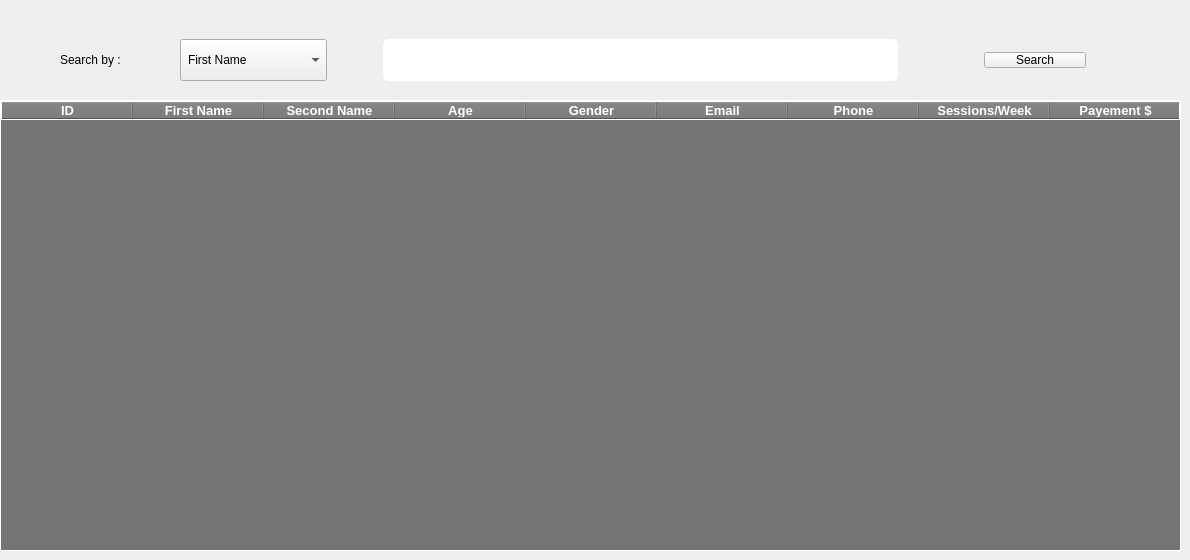
      <widget class="QWidget" name="tab_10">
       <attribute name="title">
        <string>Search for members data</string>
       </attribute>
       <widget class="QWidget" name="horizontalLayoutWidget_26">
        <property name="geometry">
         <rect>
          <x>60</x>
          <y>20</y>
          <width>1041</width>
          <height>80</height>
         </rect>
        </property>
        <layout class="QHBoxLayout" name="horizontalLayout_27">
         <item>
          <widget class="QLabel" name="label_31">
           <property name="styleSheet">
            <string notr="true">font: 600 14pt &quot;Segoe UI&quot;;</string>
           </property>
           <property name="text">
            <string>Search by : </string>
           </property>
          </widget>
         </item>
         <item>
          <widget class="QComboBox" name="comboBox_2">
           <property name="styleSheet">
            <string notr="true">margin-right:50px;
margin-left:50px;
height:40px;
width:120px;
padding-left:7px;</string>
           </property>
           <item>
            <property name="text">
             <string>First Name</string>
            </property>
           </item>
           <item>
            <property name="text">
             <string>Second Name</string>
            </property>
           </item>
           <item>
            <property name="text">
             <string>Phone Number</string>
            </property>
           </item>
           <item>
            <property name="text">
             <string>Email</string>
            </property>
           </item>
          </widget>
         </item>
         <item>
          <widget class="QLineEdit" name="lineEdit_27">
           <property name="styleSheet">
            <string notr="true">border:1px solid white;
border-radius:5px;
color:white;
height:40px;
padding-left:10px;
font: 700 14pt &quot;Segoe UI&quot;;
margin-right:80px;</string>
           </property>
          </widget>
         </item>
         <item>
          <widget class="QPushButton" name="pushButton_12">
           <property name="cursor">
            <cursorShape>PointingHandCursor</cursorShape>
           </property>
           <property name="styleSheet">
            <string notr="true">margin-right:15px;
width:100px;
font: 600 14pt &quot;Segoe UI&quot;;
heigth:60px;</string>
           </property>
           <property name="text">
            <string>Search</string>
           </property>
          </widget>
         </item>
        </layout>
       </widget>
       <widget class="QTableWidget" name="tableWidget_2">
        <property name="geometry">
         <rect>
          <x>0</x>
          <y>100</y>
          <width>1181</width>
          <height>451</height>
         </rect>
        </property>
        <property name="styleSheet">
         <string notr="true">border:0.5px solid white;
color:white;
background-color: rgb(117, 117, 117);
font-size:12pt;
font-weigth:600;</string>
        </property>
        <attribute name="horizontalHeaderDefaultSectionSize">
         <number>131</number>
        </attribute>
        <column>
         <property name="text">
          <string>ID</string>
         </property>
         <property name="font">
          <font>
           <pointsize>10</pointsize>
           <bold>true</bold>
          </font>
         </property>
        </column>
        <column>
         <property name="text">
          <string>First Name</string>
         </property>
         <property name="font">
          <font>
           <pointsize>10</pointsize>
           <bold>true</bold>
          </font>
         </property>
        </column>
        <column>
         <property name="text">
          <string>Second Name</string>
         </property>
         <property name="font">
          <font>
           <pointsize>10</pointsize>
           <bold>true</bold>
          </font>
         </property>
        </column>
        <column>
         <property name="text">
          <string>Age</string>
         </property>
         <property name="font">
          <font>
           <pointsize>10</pointsize>
           <bold>true</bold>
          </font>
         </property>
        </column>
        <column>
         <property name="text">
          <string>Gender</string>
         </property>
         <property name="font">
          <font>
           <pointsize>10</pointsize>
           <bold>true</bold>
          </font>
         </property>
        </column>
        <column>
         <property name="text">
          <string>Email</string>
         </property>
         <property name="font">
          <font>
           <pointsize>10</pointsize>
           <bold>true</bold>
          </font>
         </property>
        </column>
        <column>
         <property name="text">
          <string>Phone</string>
         </property>
         <property name="font">
          <font>
           <pointsize>10</pointsize>
           <bold>true</bold>
          </font>
         </property>
        </column>
        <column>
         <property name="text">
          <string>Sessions/Week</string>
         </property>
         <property name="font">
          <font>
           <pointsize>10</pointsize>
           <bold>true</bold>
          </font>
         </property>
        </column>
        <column>
         <property name="text">
          <string>Payement $</string>
         </property>
         <property name="font">
          <font>
           <pointsize>10</pointsize>
           <bold>true</bold>
          </font>
         </property>
        </column>
       </widget>
      </widget>
